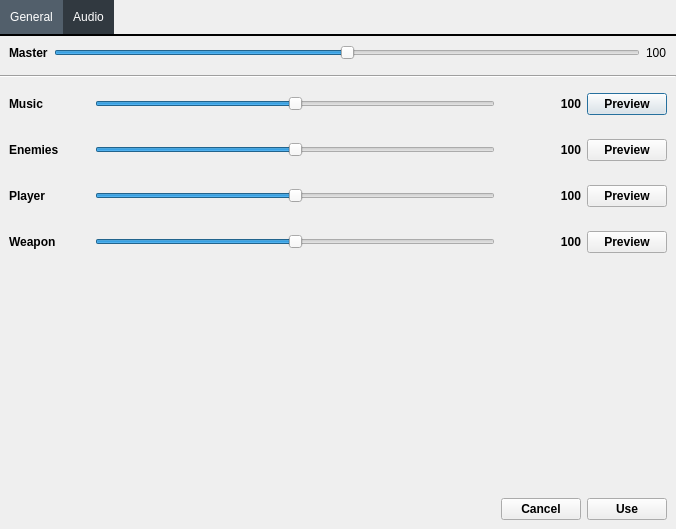
<?xml version="1.0" encoding="UTF-8"?>
<ui version="4.0">
 <class>Dialog</class>
 <widget class="QDialog" name="Dialog">
  <property name="geometry">
   <rect>
    <x>0</x>
    <y>0</y>
    <width>676</width>
    <height>529</height>
   </rect>
  </property>
  <property name="windowTitle">
   <string>Dialog</string>
  </property>
  <layout class="QVBoxLayout" name="verticalLayout">
   <property name="leftMargin">
    <number>0</number>
   </property>
   <property name="topMargin">
    <number>0</number>
   </property>
   <property name="rightMargin">
    <number>0</number>
   </property>
   <property name="bottomMargin">
    <number>0</number>
   </property>
   <item>
    <widget class="QTabWidget" name="tabWidget">
     <property name="styleSheet">
      <string notr="true">QTabWidget::tab-bar {
	border: none;
	background: #525f6b;
}

QTabBar::tab {
	background: #525f6b;
	padding: 10px;
	win-width: 10ex;
	color: white;
}

QTabBar::tab:selected {
	background: #313940;
}

QTabWidget::pane {
	border: none;
	border-top: 2px solid #000;
}</string>
     </property>
     <property name="currentIndex">
      <number>1</number>
     </property>
     <widget class="QWidget" name="tab">
      <attribute name="title">
       <string>General</string>
      </attribute>
      <layout class="QVBoxLayout" name="verticalLayout_3">
       <item>
        <widget class="QCheckBox" name="checkBox_original">
         <property name="text">
          <string>Original textures and sounds</string>
         </property>
        </widget>
       </item>
       <item>
        <spacer name="verticalSpacer_2">
         <property name="orientation">
          <enum>Qt::Vertical</enum>
         </property>
         <property name="sizeHint" stdset="0">
          <size>
           <width>20</width>
           <height>403</height>
          </size>
         </property>
        </spacer>
       </item>
      </layout>
     </widget>
     <widget class="QWidget" name="tab_2">
      <attribute name="title">
       <string>Audio</string>
      </attribute>
      <layout class="QVBoxLayout" name="verticalLayout_2">
       <property name="leftMargin">
        <number>0</number>
       </property>
       <property name="topMargin">
        <number>0</number>
       </property>
       <property name="rightMargin">
        <number>0</number>
       </property>
       <property name="bottomMargin">
        <number>0</number>
       </property>
       <item>
        <widget class="QWidget" name="widget_2" native="true">
         <layout class="QHBoxLayout" name="horizontalLayout_4">
          <item>
           <widget class="QLabel" name="label">
            <property name="font">
             <font>
              <weight>75</weight>
              <bold>true</bold>
             </font>
            </property>
            <property name="text">
             <string>Master</string>
            </property>
           </widget>
          </item>
          <item>
           <widget class="QSlider" name="horizontalSlider_master">
            <property name="maximum">
             <number>200</number>
            </property>
            <property name="value">
             <number>100</number>
            </property>
            <property name="orientation">
             <enum>Qt::Horizontal</enum>
            </property>
           </widget>
          </item>
          <item>
           <widget class="QLabel" name="label_master">
            <property name="text">
             <string>100</string>
            </property>
           </widget>
          </item>
         </layout>
        </widget>
       </item>
       <item>
        <widget class="Line" name="line">
         <property name="orientation">
          <enum>Qt::Horizontal</enum>
         </property>
        </widget>
       </item>
       <item>
        <widget class="QWidget" name="widget_3" native="true">
         <layout class="QHBoxLayout" name="horizontalLayout_3" stretch="1,5,1,0">
          <item>
           <widget class="QLabel" name="label_2">
            <property name="font">
             <font>
              <weight>75</weight>
              <bold>true</bold>
             </font>
            </property>
            <property name="text">
             <string>Music</string>
            </property>
           </widget>
          </item>
          <item>
           <widget class="QSlider" name="horizontalSlider_music">
            <property name="maximum">
             <number>200</number>
            </property>
            <property name="value">
             <number>100</number>
            </property>
            <property name="orientation">
             <enum>Qt::Horizontal</enum>
            </property>
           </widget>
          </item>
          <item>
           <widget class="QLabel" name="label_music">
            <property name="font">
             <font>
              <weight>75</weight>
              <bold>true</bold>
             </font>
            </property>
            <property name="text">
             <string>100</string>
            </property>
            <property name="alignment">
             <set>Qt::AlignRight|Qt::AlignTrailing|Qt::AlignVCenter</set>
            </property>
           </widget>
          </item>
          <item>
           <widget class="QPushButton" name="pushButton_music">
            <property name="font">
             <font>
              <weight>75</weight>
              <bold>true</bold>
             </font>
            </property>
            <property name="text">
             <string>Preview</string>
            </property>
           </widget>
          </item>
         </layout>
        </widget>
       </item>
       <item>
        <widget class="QWidget" name="widget_4" native="true">
         <layout class="QHBoxLayout" name="horizontalLayout_2" stretch="1,5,1,0">
          <item>
           <widget class="QLabel" name="label_3">
            <property name="font">
             <font>
              <weight>75</weight>
              <bold>true</bold>
             </font>
            </property>
            <property name="text">
             <string>Enemies</string>
            </property>
           </widget>
          </item>
          <item>
           <widget class="QSlider" name="horizontalSlider_enemies">
            <property name="maximum">
             <number>200</number>
            </property>
            <property name="value">
             <number>100</number>
            </property>
            <property name="orientation">
             <enum>Qt::Horizontal</enum>
            </property>
           </widget>
          </item>
          <item>
           <widget class="QLabel" name="label_enemies">
            <property name="font">
             <font>
              <weight>75</weight>
              <bold>true</bold>
             </font>
            </property>
            <property name="text">
             <string>100</string>
            </property>
            <property name="alignment">
             <set>Qt::AlignRight|Qt::AlignTrailing|Qt::AlignVCenter</set>
            </property>
           </widget>
          </item>
          <item>
           <widget class="QPushButton" name="pushButton_enemies">
            <property name="font">
             <font>
              <weight>75</weight>
              <bold>true</bold>
             </font>
            </property>
            <property name="text">
             <string>Preview</string>
            </property>
           </widget>
          </item>
         </layout>
        </widget>
       </item>
       <item>
        <widget class="QWidget" name="widget_5" native="true">
         <layout class="QHBoxLayout" name="horizontalLayout_5" stretch="1,5,1,0">
          <item>
           <widget class="QLabel" name="label_7">
            <property name="font">
             <font>
              <weight>75</weight>
              <bold>true</bold>
             </font>
            </property>
            <property name="text">
             <string>Player</string>
            </property>
           </widget>
          </item>
          <item>
           <widget class="QSlider" name="horizontalSlider_player">
            <property name="maximum">
             <number>200</number>
            </property>
            <property name="value">
             <number>100</number>
            </property>
            <property name="orientation">
             <enum>Qt::Horizontal</enum>
            </property>
           </widget>
          </item>
          <item>
           <widget class="QLabel" name="label_player">
            <property name="font">
             <font>
              <weight>75</weight>
              <bold>true</bold>
             </font>
            </property>
            <property name="text">
             <string>100</string>
            </property>
            <property name="alignment">
             <set>Qt::AlignRight|Qt::AlignTrailing|Qt::AlignVCenter</set>
            </property>
           </widget>
          </item>
          <item>
           <widget class="QPushButton" name="pushButton_player">
            <property name="font">
             <font>
              <weight>75</weight>
              <bold>true</bold>
             </font>
            </property>
            <property name="text">
             <string>Preview</string>
            </property>
           </widget>
          </item>
         </layout>
        </widget>
       </item>
       <item>
        <widget class="QWidget" name="widget_6" native="true">
         <layout class="QHBoxLayout" name="horizontalLayout_6" stretch="1,5,1,0">
          <item>
           <widget class="QLabel" name="label_9">
            <property name="font">
             <font>
              <weight>75</weight>
              <bold>true</bold>
             </font>
            </property>
            <property name="text">
             <string>Weapon</string>
            </property>
           </widget>
          </item>
          <item>
           <widget class="QSlider" name="horizontalSlider_weapon">
            <property name="maximum">
             <number>200</number>
            </property>
            <property name="value">
             <number>100</number>
            </property>
            <property name="orientation">
             <enum>Qt::Horizontal</enum>
            </property>
           </widget>
          </item>
          <item>
           <widget class="QLabel" name="label_weapon">
            <property name="font">
             <font>
              <weight>75</weight>
              <bold>true</bold>
             </font>
            </property>
            <property name="layoutDirection">
             <enum>Qt::LeftToRight</enum>
            </property>
            <property name="text">
             <string>100</string>
            </property>
            <property name="alignment">
             <set>Qt::AlignRight|Qt::AlignTrailing|Qt::AlignVCenter</set>
            </property>
           </widget>
          </item>
          <item>
           <widget class="QPushButton" name="pushButton_weapon">
            <property name="font">
             <font>
              <weight>75</weight>
              <bold>true</bold>
             </font>
            </property>
            <property name="text">
             <string>Preview</string>
            </property>
           </widget>
          </item>
         </layout>
        </widget>
       </item>
       <item>
        <spacer name="verticalSpacer">
         <property name="orientation">
          <enum>Qt::Vertical</enum>
         </property>
         <property name="sizeHint" stdset="0">
          <size>
           <width>20</width>
           <height>201</height>
          </size>
         </property>
        </spacer>
       </item>
      </layout>
     </widget>
    </widget>
   </item>
   <item>
    <widget class="QWidget" name="widget" native="true">
     <layout class="QHBoxLayout" name="horizontalLayout">
      <item>
       <spacer name="horizontalSpacer">
        <property name="orientation">
         <enum>Qt::Horizontal</enum>
        </property>
        <property name="sizeHint" stdset="0">
         <size>
          <width>40</width>
          <height>20</height>
         </size>
        </property>
       </spacer>
      </item>
      <item>
       <widget class="QPushButton" name="pushButton_cancel">
        <property name="font">
         <font>
          <weight>75</weight>
          <bold>true</bold>
         </font>
        </property>
        <property name="styleSheet">
         <string notr="true">QPushButton:hover {
    background-color: rgb(255, 20, 20);
}</string>
        </property>
        <property name="text">
         <string>Cancel</string>
        </property>
       </widget>
      </item>
      <item>
       <widget class="QPushButton" name="pushButton_use">
        <property name="font">
         <font>
          <weight>75</weight>
          <bold>true</bold>
         </font>
        </property>
        <property name="styleSheet">
         <string notr="true">QPushButton:hover {
    background-color: rgb(255, 20, 20);
}</string>
        </property>
        <property name="text">
         <string>Use</string>
        </property>
       </widget>
      </item>
     </layout>
    </widget>
   </item>
  </layout>
 </widget>
 <resources/>
 <connections/>
</ui>
